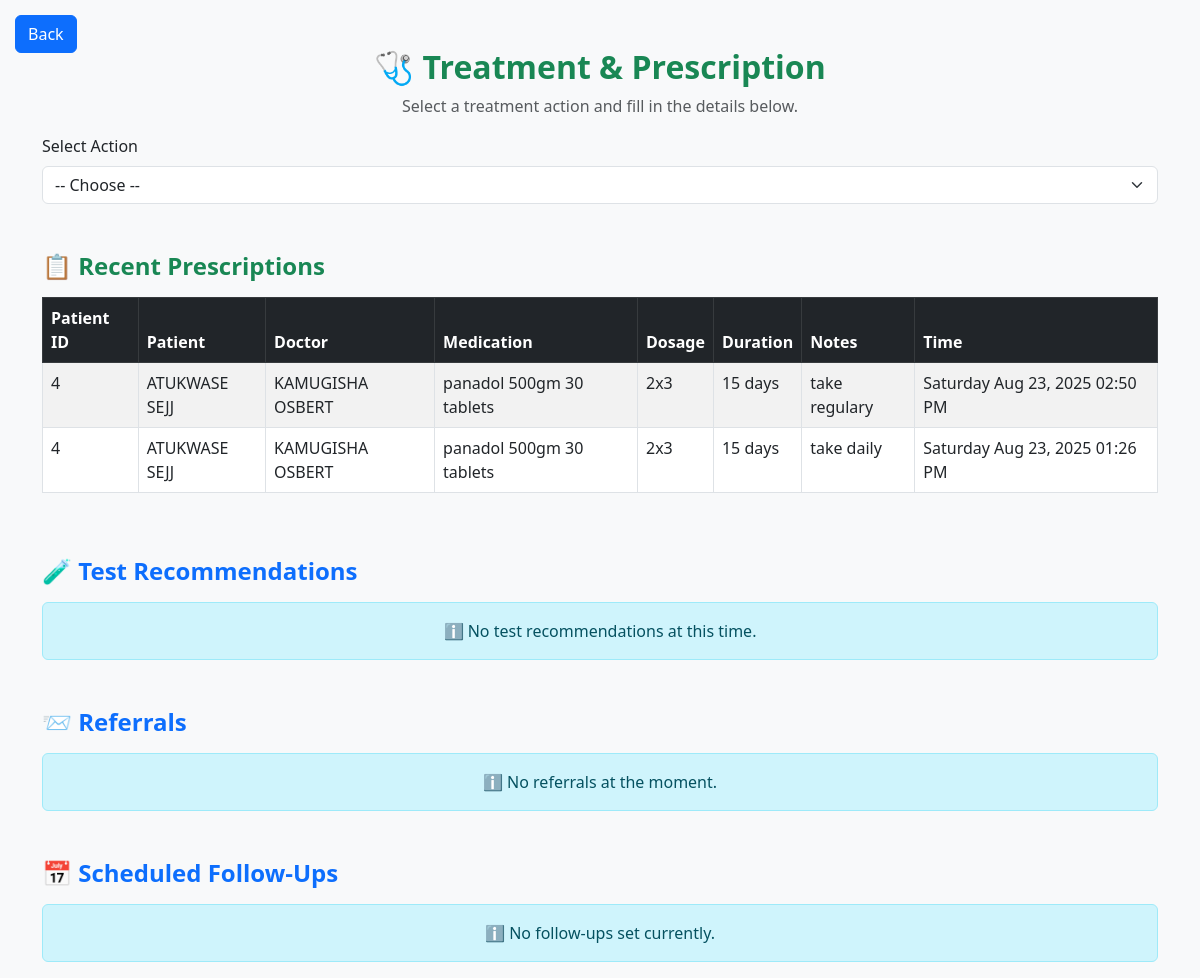
Page /doctor/prescribe (signed in) on the committed database.
### tables this page shows
CREATE TABLE prescriptions (
                id INTEGER PRIMARY KEY AUTOINCREMENT,
                patient_id INTEGER NOT NULL,
                appointment_id INTEGER NOT NULL,
                doctor_id INTEGER NOT NULL,
                medication TEXT NOT NULL,
                dosage TEXT NOT NULL,
                duration TEXT NOT NULL,
                notes TEXT,
                created_at TEXT DEFAULT (DATETIME('now'))
            );

### routes/doctor_routes.py (the view, shortened to what this page needs)
@doctor_bp.route('/prescribe', methods=['GET', 'POST'])
def prescribe():
    role = session.get('role', '').strip().upper()
    user_id = session.get('user_id')
    print(f"🧠 Session doctor ID: {user_id}")  # Debug session print
    if not user_id or role != 'DOCTOR':
        flash('Access denied.', 'danger')
        return redirect(url_for('auth.role_login'))
    conn = get_db_connection()
    conn.execute("PRAGMA foreign_keys = ON")
    conn.row_factory = sqlite3.Row
    cursor = conn.cursor()
    doctor = fetch_doctor(user_id)
    patients = fetch_prescribed_patients_for_doctor(user_id)
    doctors = fetch_all_doctors()
    appointments = fetch_appointments_for_doctor(user_id)
    cursor.execute("""
        SELECT p.patient_id, p.medication, p.dosage, p.duration, p.notes, p.created_at,
               pt.first_name || ' ' || pt.last_name AS patient_name,
               d.first_name || ' ' || d.last_name AS doctor_name
        FROM prescriptions p
        JOIN patients pt ON p.patient_id = pt.id
        JOIN users d ON p.doctor_id = d.id
        WHERE p.doctor_id = ?
        ORDER BY p.created_at DESC
    """, (user_id,))
    prescriptions = cursor.fetchall()
    print(f"🩺 Prescription count: {len(prescriptions)}")
    for p in prescriptions[:5]:
        print(f"🧾 {p['patient_name']} - {p['medication']} ({p['dosage']})")
    if not prescriptions:
        flash("⚠️ No prescriptions found yet.", "info")
    conn.close()
    return render_template('doctor/treatment_and_prescription.html',
                           doctor=doctor,
                           patients=patients,
                           doctors=doctors,
                           appointments=appointments,
                           prescriptions=prescriptions)

### app.py (called while the page is built)
@app.template_filter('datetime')
def format_datetime(value, format='%A %b %d, %Y %I:%M %p'):
    if isinstance(value, str):
        try:
            value = datetime.strptime(value, '%Y-%m-%d %H:%M:%S')
        except ValueError:
            return value
    return value.strftime(format)

### routes/doctor_routes.py (called while the page is built)
def fetch_prescribed_patients_for_doctor(user_id):
    conn = get_db_connection()
    conn.execute("PRAGMA foreign_keys = ON")
    conn.row_factory = sqlite3.Row
    cursor = conn.cursor()
    cursor.execute("""
        SELECT DISTINCT pt.id, pt.first_name, pt.last_name
        FROM prescriptions p
        JOIN patients pt ON p.patient_id = pt.id
        WHERE p.doctor_id = ?
        ORDER BY pt.first_name ASC
    """, (user_id,))
    patients = cursor.fetchall()
    conn.close()
    return patients

def fetch_all_doctors():
    conn = get_db_connection()
    conn.execute("PRAGMA foreign_keys = ON")
    conn.row_factory = sqlite3.Row
    cursor = conn.cursor()
    cursor.execute("""
        SELECT u.id, u.first_name, u.last_name
        FROM users u
        JOIN roles r ON u.role_id = r.id
        WHERE LOWER(r.name) = 'doctor'
    """)
    doctors = cursor.fetchall()
    conn.close()
    return doctors

def fetch_doctor(user_id):
    conn = get_db_connection()
    conn.execute("PRAGMA foreign_keys = ON")
    conn.row_factory = sqlite3.Row
    cursor = conn.cursor()
    cursor.execute("""
        SELECT u.id, u.first_name, u.last_name
        FROM users u
        JOIN roles r ON u.role_id = r.id
        WHERE u.id = ? AND LOWER(r.name) = 'doctor'
    """, (user_id,))
    doctor = cursor.fetchone()
    conn.close()
    return doctor

def fetch_appointments_for_doctor(doctor_id):
    print(f"🔍 Fetching appointments for doctor ID: {doctor_id}")  # Debug print
    conn = get_db_connection()
    conn.execute("PRAGMA foreign_keys = ON")
    conn.row_factory = sqlite3.Row
    cursor = conn.cursor()
    cursor.execute("""
        SELECT a.id, a.patient_id, pt.first_name || ' ' || pt.last_name AS patient_name
        FROM appointments a
        JOIN patients pt ON a.patient_id = pt.id
        WHERE a.doctor_id = ?
        ORDER BY a.id DESC
    """, (doctor_id,))
    appointments = cursor.fetchall()
    conn.close()
    return appointments

### templates/doctor/treatment_and_prescription.html (shortened to what this page needs)
<!DOCTYPE html>
<html lang="en">
<head>
  <link href="https://cdn.jsdelivr.net/npm/bootstrap@5.3.0/dist/css/bootstrap.min.css" rel="stylesheet">
</head>
<body class="bg-light">
  <button class="btn btn-primary text-white back-btn" onclick="window.history.back()">Back</button>
  <div class="container mt-5">
    <h2 class="text-center fw-bold text-success">🩺 Treatment & Prescription</h2>
    <p class="text-center text-muted">Select a treatment action and fill in the details below.</p>
    <div class="mb-4">
      <label for="action_type" class="form-label">Select Action</label>
      <select id="action_type" class="form-select" onchange="toggleSection(this.value)">
        <option value="">-- Choose --</option>
      </select>
    </div>
    <div class="mt-5">
      <h4 class="fw-bold text-success mb-3">📋 Recent Prescriptions</h4>
      {% if prescriptions %}
        <div class="table-responsive">
          <table class="table table-bordered table-striped table-hover">
            <thead class="table-dark">
              <tr>
                <th>Patient ID</th>
                <th>Patient</th>
                <th>Doctor</th>
                <th>Medication</th>
                <th>Dosage</th>
                <th>Duration</th>
                <th>Notes</th>
                <th>Time</th>
              </tr>
            </thead>
            <tbody>
              {% for p in prescriptions %}
              <tr>
                <td>{{ p.patient_id }}</td>
                <td>{{ p.patient_name }}</td>
                <td>{{ p.doctor_name }}</td>
                <td>{{ p.medication }}</td>
                <td>{{ p.dosage }}</td>
                <td>{{ p.duration }}</td>
                <td>{{ p.notes }}</td>
                <td>{{ p.created_at | datetime }}</td>
              </tr>
              {% endfor %}
            </tbody>
          </table>
        </div>
      {% else %}
        <div class="alert alert-warning text-center">
          ⚠️ No prescriptions yet at the moment.
        </div>
      {% endif %}
    </div>
    <div class="mt-5">
      <h4 class="fw-bold text-primary mb-3">🧪 Test Recommendations</h4>
      {% if recommendations %}
        <div class="table-responsive">
          <table class="table table-bordered table-striped table-hover">
            <thead class="table-dark">
              <tr>
                <th>Patient</th>
                <th>Test Name</th>
                <th>Reason</th>
                <th>Time</th>
              </tr>
            </thead>
            <tbody>
              {% for r in recommendations %}
              <tr>
                <td>{{ r.patient_name }}</td>
                <td>{{ r.test_name }}</td>
                <td>{{ r.reason }}</td>
                <td>{{ r.created_at | datetime }}</td>
              </tr>
              {% endfor %}
            </tbody>
          </table>
        </div>
      {% else %}
        <div class="alert alert-info text-center">
          ℹ️ No test recommendations at this time.
        </div>
      {% endif %}
    </div>
    <div class="mt-5">
      <h4 class="fw-bold text-primary mb-3">📨 Referrals</h4>
      {% if referrals %}
        <div class="table-responsive">
          <table class="table table-bordered table-striped table-hover">
            <thead class="table-dark">
              <tr>
                <th>Patient</th>
                <th>Referred To</th>
                <th>Reason</th>
                <th>Time</th>
              </tr>
            </thead>
            <tbody>
              {% for r in referrals %}
              <tr>
                <td>{{ r.patient_name }}</td>
                <td>{{ r.referred_to }}</td>
                <td>{{ r.reason }}</td>
                <td>{{ r.created_at | datetime }}</td>
              </tr>
              {% endfor %}
            </tbody>
          </table>
        </div>
      {% else %}
        <div class="alert alert-info text-center">
          ℹ️ No referrals at the moment.
        </div>
      {% endif %}
    </div>
    <div class="mt-5">
      <h4 class="fw-bold text-primary mb-3">📅 Scheduled Follow-Ups</h4>
      {% if follow_ups %}
        <div class="table-responsive">
          <table class="table table-bordered table-striped table-hover">
            <thead class="table-dark">
              <tr>
                <th>Patient</th>
                <th>Follow-Up Date</th>
                <th>Notes</th>
                <th>Scheduled At</th>
              </tr>
            </thead>
            <tbody>
              {% for f in follow_ups %}
              <tr>
                <td>{{ f.patient_name }}</td>
                <td>{{ f.follow_up_date }}</td>
                <td>{{ f.notes }}</td>
                <td>{{ f.created_at | datetime }}</td>
              </tr>
              {% endfor %}
            </tbody>
          </table>
        </div>
      {% else %}
        <div class="alert alert-info text-center">
          ℹ️ No follow-ups set currently.
        </div>
      {% endif %}
    </div>
  </div>
</body>
</html>

### templates/doctor/treatment_and_prescription.html (style rules this page uses)
.back-btn { position: absolute; top: 15px; left: 15px; }

### rows in the picture
prescriptions: patient_id "4", patient_name "ATUKWASE SEJJ", doctor_name "KAMUGISHA OSBERT", medication "panadol 500gm 30 tablets", dosage "2x3", duration "15 days", notes "take regulary", created_at "Saturday Aug 23, 2025 02:50 PM"
prescriptions: patient_id "4", patient_name "ATUKWASE SEJJ", doctor_name "KAMUGISHA OSBERT", medication "panadol 500gm 30 tablets", dosage "2x3", duration "15 days", notes "take daily", created_at "Saturday Aug 23, 2025 01:26 PM"
